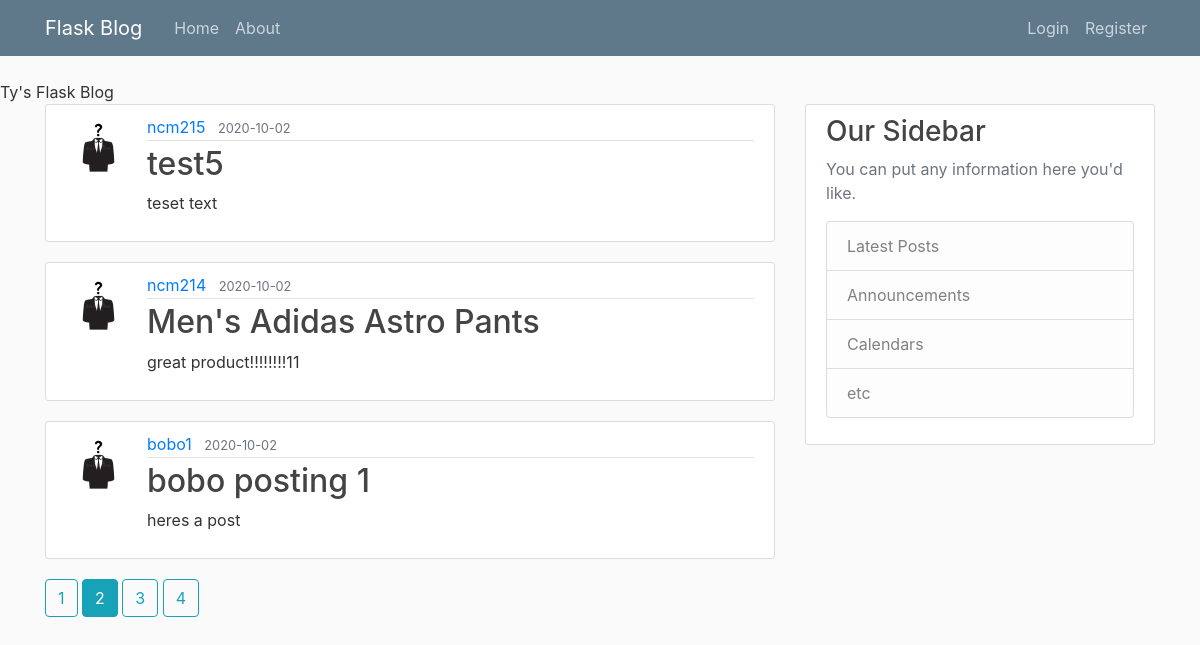
The page /home?page=2 on the database its author committed.
### flask_project/models.py (models this page shows, shortened)
class Post(db.Model):
	id = db.Column(db.Integer, primary_key=True)
	title = db.Column(db.String(80), nullable=False)
	date_posted = db.Column(db.DateTime, nullable=False, default=datetime.utcnow)
	content = db.Column(db.Text, nullable=False)
	user_id = db.Column(db.Integer, db.ForeignKey('user.id'), nullable=False)

class User(db.Model, UserMixin):
	id = db.Column(db.Integer, primary_key=True)
	username = db.Column(db.String(20), unique=True, nullable=False)
	email = db.Column(db.String(120), unique=True, nullable=False)
	image_file = db.Column(db.String(20), nullable=False, default='default.jpg')
	password = db.Column(db.String(60), nullable=False)
	posts = db.relationship('Post', backref='author', lazy=True)

### flask_project/routes.py (the view)
@app.route("/")
@app.route("/home")
def home():
	page = request.args.get('page', 1, type=int)
	posts = Post.query.paginate(page=page, per_page=3)
	return render_template("home.html", posts=posts)

### flask_project/templates/home.html
{% extends "layout.html" %}
{% block content %}
	{% for post in posts.items %}
		<article class="media content-section">
    <img class="rounded-circle article-img" src="{{ url_for('static', filename='profile_pics/' + post.author.image_file) }}">
      <div class="media-body">
        <div class="article-metadata">
          <a class="mr-2" href="#">{{ post.author.username }}</a>
          <small class="text-muted">{{ post.date_posted.strftime('%Y-%m-%d') }}</small>
        </div>
        <h2><a class="article-title" href="{{ url_for('post', post_id=post.id) }}">{{ post.title }}</a></h2>
        <p class="article-content">{{ post.content }}</p>
      </div>
    </article>
	{% endfor %}
  {% for page_num in posts.iter_pages(left_edge=1, right_edge=1, left_current=1, right_current=2) %}
    {% if page_num %}
      {% if posts.page == page_num %}
        <a class="btn btn-info mb-4"href="{{ url_for('home', page=page_num) }}">{{ page_num }}</a>
      {% else %}
        <a class="btn btn-outline-info mb-4"href="{{ url_for('home', page=page_num) }}">{{ page_num }}</a>
      {% endif %}
    {% else %}
      ...
    {% endif %}
  {% endfor %}
{% endblock content %}

### flask_project/static/main.css (style rules this page uses)
body { background: #fafafa; color: #333333; margin-top: 5rem; }
h1, h2, h3, h4, h5, h6 { color: #444444; }
.content-section { background: #ffffff; padding: 10px 20px; border: 1px solid #dddddd; border-radius: 3px; margin-bottom: 20px; }
.article-title { color: #444444; }
.article-content { white-space: pre-line; }
.article-img { height: 65px; width: 65px; margin-right: 16px; }
.article-metadata { padding-bottom: 1px; margin-bottom: 4px; border-bottom: 1px solid #e3e3e3 }

### rows shown on the page
Post: image_file (placeholder picture), author.username "ncm215", date_posted "2020-10-02", title "test5", content "teset text"
Post: image_file (placeholder picture), author.username "ncm214", date_posted "2020-10-02", title "Men's Adidas Astro Pants", content "great product!!!!!!!!11"
Post: image_file (placeholder picture), author.username "bobo1", date_posted "2020-10-02", title "bobo posting 1", content "heres a post"

### other values the page prints
{{ page_num }} "1" "3" "4"
{{ page_num }} "2"
